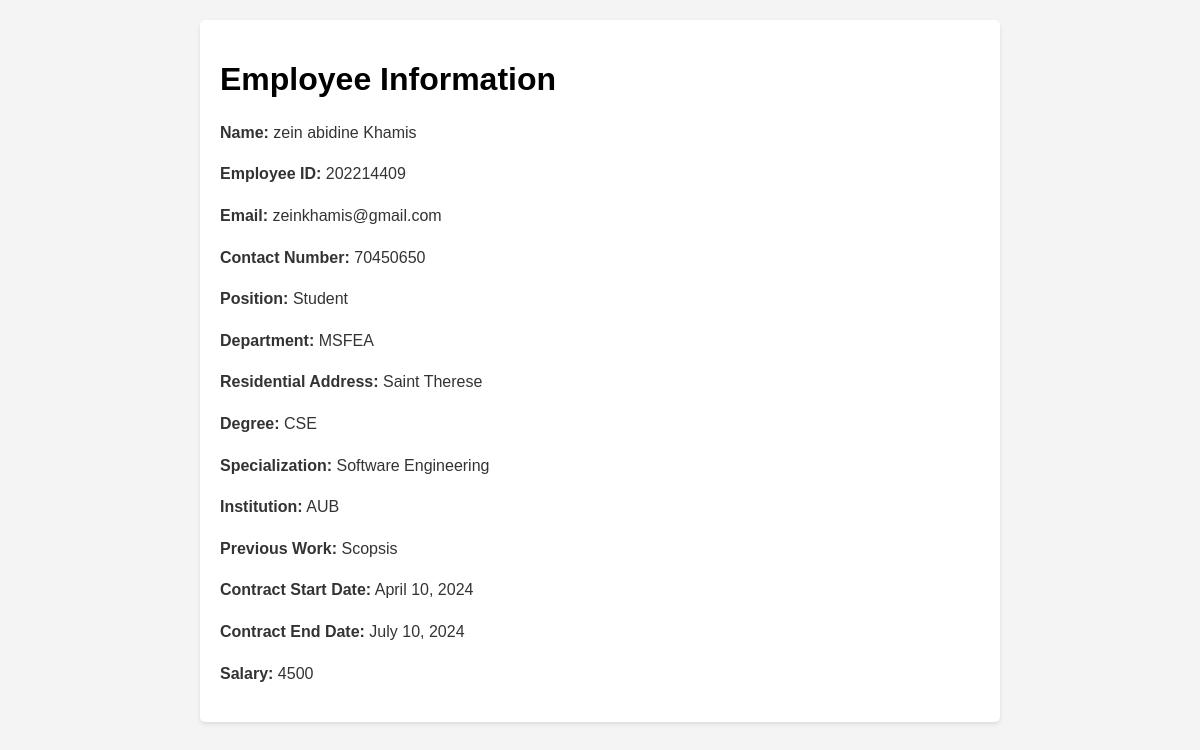
/view_employee/1/, run on the app's committed database.
### myapp3/models.py (models this page shows, shortened)
class Basic_Employee_Information(models.Model):
    Firstname = models.CharField(max_length=100)
    Middlename = models.CharField(max_length=100)
    Familyname = models.CharField(max_length=100)
    Employeeid = models.IntegerField()
    emailaddress = models.EmailField(max_length = 100)
    contact_number = models.BigIntegerField()
    contact_number_length = models.PositiveSmallIntegerField(default=10)
    country_code = models.CharField(max_length=5, blank=True, null=True)
    def formatted_contact_number(self):
        contact_str = str(self.contact_number).zfill(self.contact_number_length)
        if self.country_code:
            return f"+{self.country_code} {contact_str}"
        return contact_str
    Position = models.CharField(max_length = 100)
    Department = models.CharField(max_length = 100)
    Residential = models.CharField(max_length = 300, null=True, blank=True)
    Degree = models.CharField(max_length = 100, null=True, blank=True)
    Specialization = models.CharField(max_length = 300, null=True, blank=True)
    Institution = models.CharField(max_length = 100, null=True, blank=True)
    Previous_work = models.CharField(max_length = 200, null=True, blank=True)
    Contract_start_date = models.DateField(default=timezone.now)
    Contract_end_date = models.DateField(default=timezone.now)
    Salary = models.IntegerField(null=True, blank=True)
    Photo = models.ImageField(upload_to='photos/', null=True, blank=True)
    Documents = models.FileField(upload_to='documents/', null=True, blank=True)

### myapp3/views.py (the view)
# urls.py: path('view_employee/<int:employee_id>/', views.view_employee, name='view_employee'),
def view_employee(request, employee_id):
    employee = get_object_or_404(Basic_Employee_Information, id=employee_id)
    return render(request, 'myapp3/view_employee.html', {'employee': employee})

### templates/myapp3/view_employee.html (shortened to what this page needs)
<!DOCTYPE html>
<html lang="en">
<head>
</head>
<body>
    <div class="container">
        <h1>Employee Information</h1>
        <p><strong>Name:</strong> {{ employee.Firstname }} {{ employee.Middlename }} {{ employee.Familyname }}</p>
        <p><strong>Employee ID:</strong> {{ employee.Employeeid }}</p>
        <p><strong>Email:</strong> {{ employee.emailaddress }}</p>
        <p><strong>Contact Number:</strong> {{ employee.formatted_contact_number }}</p>
        <p><strong>Position:</strong> {{ employee.Position }}</p>
        <p><strong>Department:</strong> {{ employee.Department }}</p>
        <p><strong>Residential Address:</strong> {{ employee.Residential }}</p>
        <p><strong>Degree:</strong> {{ employee.Degree }}</p>
        <p><strong>Specialization:</strong> {{ employee.Specialization }}</p>
        <p><strong>Institution:</strong> {{ employee.Institution }}</p>
        <p><strong>Previous Work:</strong> {{ employee.Previous_work }}</p>
        <p><strong>Contract Start Date:</strong> {{ employee.Contract_start_date }}</p>
        <p><strong>Contract End Date:</strong> {{ employee.Contract_end_date }}</p>
        <p><strong>Salary:</strong> {{ employee.Salary }}</p>
    </div>
</body>
</html>

### templates/myapp3/view_employee.html (style rules this page uses)
body { font-family: Arial, sans-serif; background-color: #f4f4f4; margin: 0; padding: 20px; max-width: 800px; margin: auto; }
.container { background-color: white; padding: 20px; border-radius: 5px; box-shadow: 0 2px 4px rgba(0,0,0,0.1); }
p { font-size: 1em; line-height: 1.6; color: #333; }

### data on the page
Basic_Employee_Information: Firstname "zein", Middlename "abidine", Familyname "Khamis", Employeeid "202214409", emailaddress "zeinkhamis@gmail.com", formatted_contact_number "70450650", Position "Student", Department "MSFEA", Residential "Saint Therese", Degree "CSE", Specialization "Software Engineering", Institution "AUB", Previous_work "Scopsis", Contract_start_date "April 10, 2024", Contract_end_date "July 10, 2024", Salary "4500"
